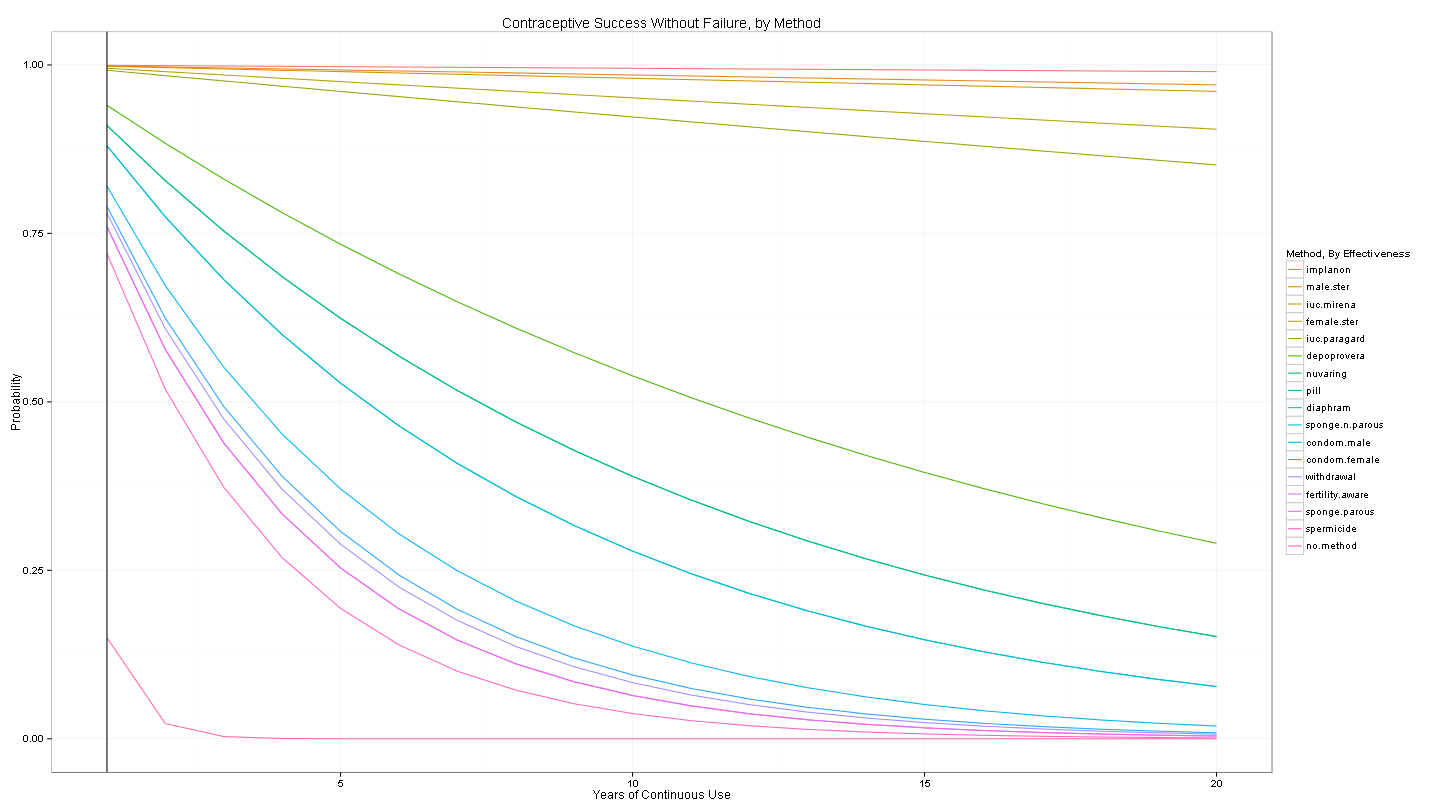

Generate this figure with R:
library("ggplot2")
library("reshape")

# source of data is Contraceptive failure in the United States.
# Trussell,J. Contraception,2011,Vol.83(5),p.398
# chance of failure is after 1 year with typical use

# probability of failure in one year
# "Percentage of women experiencing an unintended pregnancy during the first
# year of typical use, United States"

no.method <- 0.85
spermicide <- 0.28
fertility.aware <- 0.24
withdrawal <- 0.22
sponge.parous <- 0.24
sponge.n.parous <- 0.12
condom.female <- 0.21
condom.male <- 0.18
diaphram <- 0.12
pill <- 0.09
nuvaring <- 0.09
depoprovera <- 0.06
iuc.paragard <- 0.008
iuc.mirena <- 0.002
implanon <- 0.0005
female.ster <- 0.005
male.ster <- 0.0015

#prob of getting 1 or greater failures in N years with given prob per method X
FailRate <- function(years, method){
     pbinom(0, years, method, lower.tail=FALSE)
}

#plotted prob of getting 1 or greater failures in N years with given prob per method X
PlotFailRate <- function(years, method){
     rate <<- pbinom(0, 1:years, method, lower.tail=FALSE)
     p <- ggplot(as.data.frame(rate), aes(x = seq(1:length(rate)), y = rate))

     p +
     geom_line(aes(color = rate)) +
     scale_colour_gradient(high = "red")
}

#example input/output
FailRate(4, condom.male)

FailRate(4, condom.male * pill)

PlotFailRate(4, condom.male)

PlotFailRate(4, condom.male * pill)

#create data.frame of all methods in order to plot comparison of long term results
all.methods <- data.frame(condom.female, condom.male, depoprovera, diaphram, female.ster,
                fertility.aware, implanon, iuc.mirena, iuc.paragard, male.ster,
                no.method, nuvaring, pill, spermicide, sponge.n.parous,
                sponge.parous, withdrawal, row.names = "probability")

all.methods <- all.methods[, order(all.methods)]

#create data.frame to include upper tail pbinom of each method over lifetime
#fertility years
lifetime.failure <- as.data.frame(matrix(NA, nrow = 20, ncol = 18))

lifetime.failure[18] <- 1:20

names(lifetime.failure) <- names(all.methods)
names(lifetime.failure)[18] <- "years"

#would prefer to do this without looping, but looped for readability
for (n in 1:17){
  lifetime.failure[, n] <- pbinom(0, 1:20, as.numeric(all.methods[n]), lower.tail=FALSE)
}

#inverse of lifetime.failure is taken as lifetime.success, representing the
#chance of initial pregnancy after N years
lifetime.success <- 1 - lifetime.failure
lifetime.success[18] <- lifetime.failure[18]

#create plot of lifetime.failure by first melting dataframe and then drawing
melted.success <- melt(lifetime.success, id = "years", variable_name = "method")

#draw using cairo for anti-aliasing
png(height=810, width=1440, filename="eff_contraception_methods.png", type="cairo")

p <- ggplot(melted.success, aes(years, value)) +
  geom_line(aes(color = method)) +
  geom_vline(xintercept = 1) +
  theme_bw() +
  labs(title = "Contraceptive Success Without Failure, by Method",
       y = "Probability",
       x = "Years of Continuous Use",
       color = "Method, By Effectiveness")

#print plot to file
p
dev.off()

########## Only 14 lines show up on plot, but 17 methods due to nuvaring/pill,
########## diaphram/sponge.n.parous, fertility.aware/sponge.parous equivalence
